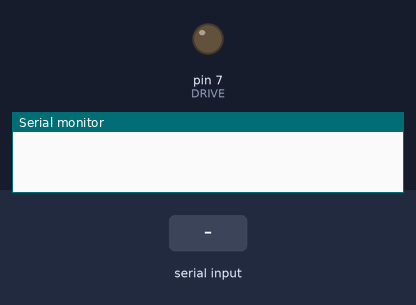
A sketch run on a simulated Arduino Uno, built with avr-gcc and run on an emulated ATmega328P. Parts: output pins drawn as LEDs (lit = HIGH), the last lines printed to the serial monitor. The test bench sets the inputs (shaded band).

Above: at 1.2 s.
1.3 s: "TEST\n" received over Serial
At 2.7 s:
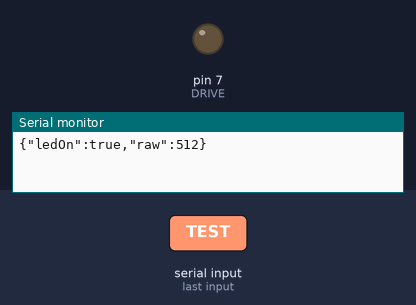
4.3 s: "ON\n" received over Serial
At 5.5 s:
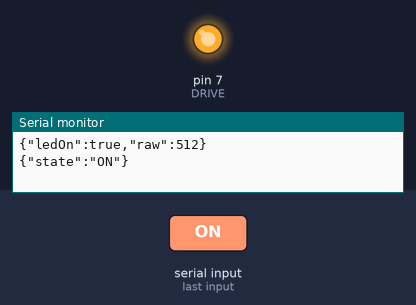
Timing chart, 0 to 7.3 s (numbered marks = the images above; inputs shaded):
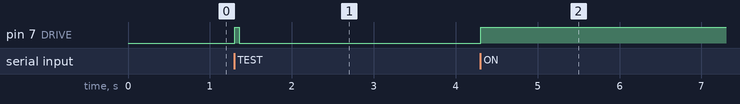

The sketch:

skillforge_pa.ino
```cpp
// SkillForge Firmware P-A: LED Continuity & Electrical Verification
// Part 13.3 of SkillForge Master Plan

const int SENSE = A0;
const int DRIVE = 7;

void setup() {
  Serial.begin(9600);
  pinMode(DRIVE, OUTPUT);
  pinMode(SENSE, INPUT);
  digitalWrite(DRIVE, LOW);
}

void loop() {
  if (Serial.available()) {
    String cmd = Serial.readStringUntil('\n');
    cmd.trim(); // Strip \r and whitespace

    if (cmd == "PING") {
      Serial.println("{\"ok\":true,\"fw\":\"pa-1\"}");
    } else if (cmd == "TEST") {
      // Pulse drive to test continuity
      digitalWrite(DRIVE, HIGH);
      delay(50);
      int v = analogRead(SENSE);
      digitalWrite(DRIVE, LOW);

      Serial.print("{\"ledOn\":");
      Serial.print(v > 300 ? "true" : "false");
      Serial.print(",\"raw\":");
      Serial.print(v);
      Serial.println("}");
    } else if (cmd == "ON") {
      // Manual debug command to keep LED on continuously
      digitalWrite(DRIVE, HIGH);
      Serial.println("{\"state\":\"ON\"}");
    } else if (cmd == "OFF") {
      digitalWrite(DRIVE, LOW);
      Serial.println("{\"state\":\"OFF\"}");
    }
  }
}
```

Measured:
- after the input at 1.3 s, pin 7 (DRIVE): LOW → HIGH at once, → LOW 0.05 s later
- after the input at 4.3 s, pin 7 (DRIVE): LOW → HIGH at once
